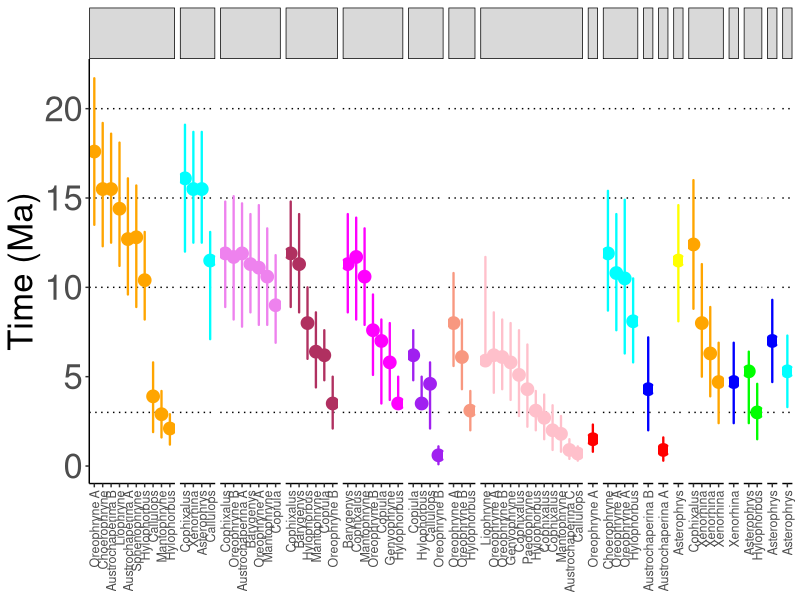

This figure's R source:
################################################################################
# genera_thru_time.R  
#  Produces plot to visualize the direction and timing of dispersal events 
#  between geographic regions across New Guinea (Fig 5): 
#
#		Hill et al (2023) Testing geology with biology: Plate tectonics 
# 		and the diversification of microhylid frogs in the Papuan region. 
# 		Integrative Organismal Biology. In press
#
#  inputs:
# 	   .csv containing timing and direction of 
#       state transitions "../data/genera_thru_time2.csv" 
#  outputs:
#     figure  "../results/Fig5_plot.pdf"
#################################################
## ---- packages_genusplot ----
# Required Packages

library(ggplot2)
library(tidyverse)
library(ggpubr)
library(forcats)

## ---- read_plot_data ----
# Reads in the data frame and orders the transition states in plotting order
datall <- read.csv("../data/genera_thru_time2.csv")
datall$Direction <- factor( datall$Direction, 
                      c( "E/A", "E/F", "E/R", "E/W", 
                         "E/S", "E/M", "E/G", "E/N", 
                         "E/B", "A/F", "A/C", "A/B", 
                         "F/V", "F/A", "F/C", "F/E", 
                         "V/C","V/F"
										   )
									   )

## ---- sort_plot_data ----
# Sorts the groupings of transitions by time of dispersal events
temp <- reorder(datall$Group, datall$Time)
datall$Group <- factor(datall$Group, levels(temp))
datall$Genus_unique <- datall$Genus
datall$Genus <- sub("[0-9.]+", "", datall$Genus)

# Generates the plotting order for genera
plotlab <- datall$Genus[seq(1, length(datall$Genus), 3)]

## ---- plot_dispersals ----
# Generates the plot of dispersal events
# Note: The unique factor order had to be manually converted to clade names to 
#       represent the custom plotting order based on terrane specific dispersal
#       events on the x-axis 
fig <- datall %>%
  ggplot( aes( x = reorder( Group, desc(Group) ), y = Time ) ) + 
  geom_hline( yintercept = c(20, 15, 10, 3), linetype = "dotted", color = "black") +
  geom_line( aes(group = Group, colour = Direction ), linewidth = .8, lineend = "round") +
  geom_point( aes( colour = Direction ), data=subset( datall[ seq( 3, nrow(datall), 3), ] ), size = 4) + 
  scale_x_discrete(labels = c(
  				   "1" = "Oreophryne A",
                   "2" = "Oreophryne A",
                   "3" = "Oreophryne A",
                   "4" = "Cophixalus",
                   "5" = "Cophixalus",
                   "6" = "Choerophryne",
                   "7" = "Choerophryne",
                   "8" = "Austrochaperina B",
                   "9" = "Austrochaperina B",
                   "10" = "Austrochaperina A",
                   "11" = "Liophryne",
                   "12" = "Sphenophryne",
                   "13" = "Asterophrys",
                   "14" = "Asterophrys",
                   "15" = "Asterophrys",
                   "16" = "Asterophrys",
                   "17" = "Asterophrys",
                   "18" = "Xenorhina",
                   "19" = "Xenorhina",
                   "20" = "Xenorhina",
                   "21" = "Xenorhina",
                   "22" = "Xenorhina",
                   "23" = "Callulops",
                   "24" = "Callulops",
                   "25" = "Mantophryne",
                   "26" = "Hylophorbus",
                   "27" = "Hylophorbus",
                   "28" = "Hylophorbus",
                   "29" = "Hylophorbus",
                   "30" = "Oreophryne A",
                   "31" = "Oreophryne A",
                   "32" = "Oreophryne A",
                   "33" = "Oreophryne A",
                   "34" = "Paedophryne",
                   "35" = "Cophixalus",
                   "36" = "Cophixalus",
                   "37" = "Cophixalus",
                   "38" = "Cophixalus",
                   "39" = "Cophixalus",
                   "40" = "Cophixalus",
                   "41" = "Oreophryne B",
                   "42" = "Oreophryne B",
                   "43" = "Oreophryne B",
                   "44" = "Oreophryne B",
                   "45" = "Oreophryne B",
                   "46" = "Oreophryne B",
                   "47" = "Austrochaperina C",
                   "48" = "Barygenys",
                   "49" = "Barygenys",
                   "50" = "Barygenys",
                   "51" = "Austrochaperina A",
                   "52" = "Austrochaperina A",
                   "53" = "Copiula",
                   "54" = "Copiula",
                   "55" = "Copiula",
                   "56" = "Copiula",
                   "57" = "Liophryne",
                   "58" = "Genyophryne",
                   "59" = "Genyophryne",
                   "60" = "Callulops",
                   "61" = "Callulops",
                   "62" = "Mantophryne",
                   "63" = "Mantophryne",
                   "64" = "Mantophryne",
                   "65" = "Mantophryne",
                   "66" = "Hylophorbus",
                   "67" = "Hylophorbus",
                   "68" = "Hylophorbus",
                   "69" = "Hylophorbus",
                   "70" = "Hylophorbus"
                   )
             ) +
  theme( axis.line.x = element_line(), 
  			  axis.line.y.left=element_line(), 				
  			  panel.background=element_blank(),
  			  panel.border=element_blank(),
  			  panel.grid.major=element_blank(), 
  			  panel.grid.minor=element_blank(),
  			  plot.background=element_blank(), 
  			  axis.title.x = element_blank(), 
  			  legend.position="none", 
  			  axis.text.x = element_text( angle = 90, size = 9 ), 
  			  panel.spacing.x = unit( .25, "lines"), 
  			  strip.background.x = element_rect( linewidth = .5, color = "black" ), 
  			  axis.text.y = element_text( size = 25 ), 
  			  axis.title.y = element_text( size = 25 ), 
  			  axis.text.x.bottom = element_text( vjust = .5, hjust = 1 )
  			) + 
  scale_color_manual( values=c( "orange", "cyan", "violet", "maroon", 
                                "magenta", "purple", "#F89880", "pink",
                                "red", "cyan", "blue", "red", 
                                "yellow", "orange", "blue", "green", 
                                "blue", "cyan"
                               )
                    ) +
  labs( y = ("Time (Ma)") ) +
  facet_grid( cols = vars( Direction ), 
  					scales = "free", 
  					space = "free"
  				  ) +
  theme( strip.text = 
            element_text( color = NA, 
                          margin = margin( .5,0,.5,0, "cm" )
                        )
       )

# Writes the plot to pdf
pdf( file = "../results/Fig5_plot.pdf", height = 16, width = 12)
  print(fig)
dev.off()


